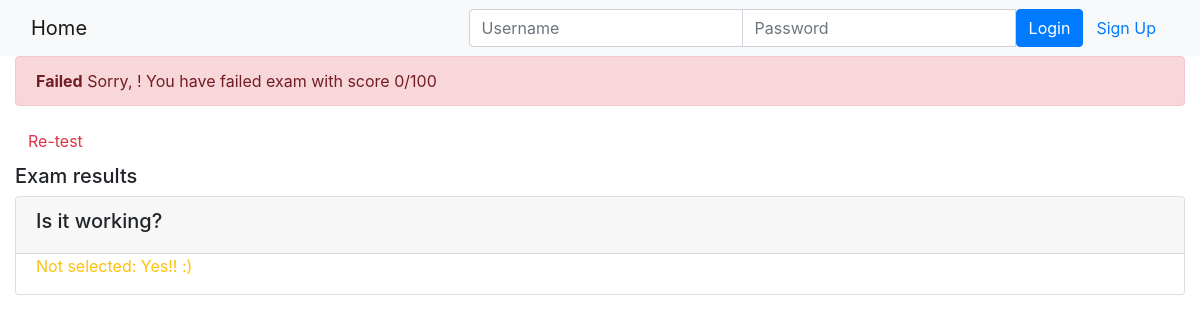
/onlinecourse/course/1/submission/1/result/, run on an earlier commit of the app's database.
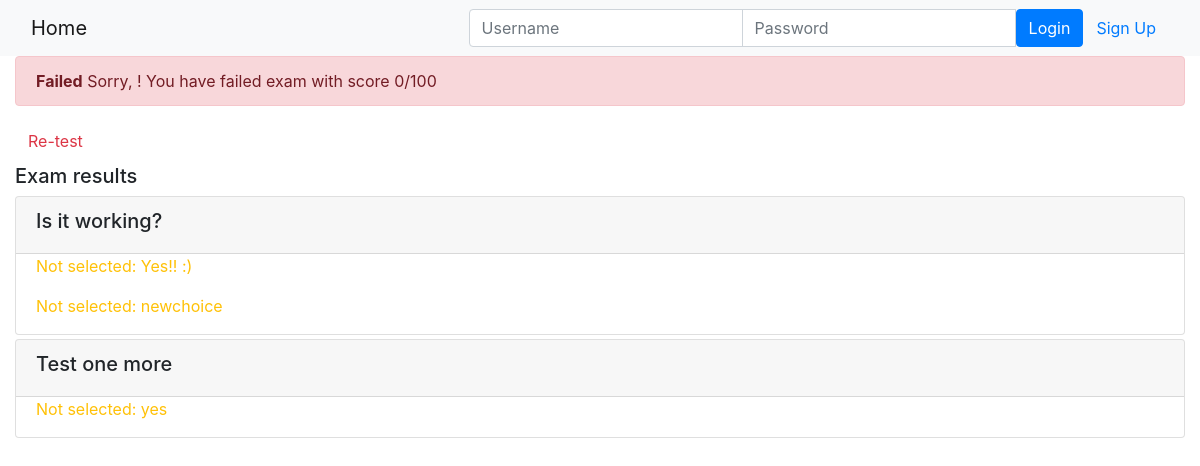
And on a later commit of the database.
### onlinecourse/models.py (models this page shows, shortened)
class Question(models.Model):
    lessons = models.ForeignKey(Course, on_delete=models.CASCADE, null=True)
    grade = models.IntegerField(default=0)
    question_text = models.TextField(max_length=300)

class Choice(models.Model):
    questions = models.ForeignKey(Question, on_delete=models.CASCADE, null=True)
    choice_text = models.TextField(max_length=300)
    is_correct = models.BooleanField(default=False)
    courses = models.ForeignKey(Course, on_delete=models.CASCADE, null=True)

### onlinecourse/views.py (the view)
# urls.py: path('course/<int:course_id>/submission/<int:submission_id>/result/', views.show_exam_result, name='show_exam_result'),
def show_exam_result(request, course_id, submission_id):
    context = {}
    course = Course.objects.get(id=course_id)
    submission = Submission.objects.get(id=submission_id)
    choices = submission.choices.all()
    total_score = 0
    for choice in choices:
        if choice.is_correct:
            total_score += choice.questions.grade
    total_score = max(total_score, 0)
    context["course"] = course
    context["submission"] = submission
    context["grade"] = total_score
    print(context)
    return render(request, 'onlinecourse/exam_result_bootstrap.html', context)

### onlinecourse/models.py (called while the page is built)
    def __str__(self):
        return "Name: " + self.name + "," + \
               "Description: " + self.description

### onlinecourse/templates/onlinecourse/exam_result_bootstrap.html (shortened to what this page needs)
<!DOCTYPE html>
<html lang="en">
<head>
    {% load static %}
    <link rel="stylesheet" href="https://maxcdn.bootstrapcdn.com/bootstrap/4.5.2/css/bootstrap.min.css">
</head>
<body>
 <nav class="navbar navbar-light bg-light">
    <div class="container-fluid">
        <div class="navbar-header">
              <a class="navbar-brand" href="{% url 'onlinecourse:index' %}">Home</a>
        </div>
        <ul class="nav navbar-nav navbar-right">
            {% if user.is_authenticated %}
            <li>
                <a class="btn btn-link" href="#">{{ user.first_name }}({{ user.username }})</a>
                <a class="btn btn-link" href="{% url 'onlinecourse:logout' %}">Logout</a>
            </li>
            {% else %}
            <li>
                <form class="form-inline" action="{% url 'onlinecourse:login' %}" method="post">
                    <div class="input-group">
                        <input type="text" class="form-control" placeholder="Username" name="username" >
                        <input type="password" class="form-control" placeholder="Password" name="psw" >
                        <button class="btn btn-primary" type="submit">Login</button>
                        <a class="btn btn-link" href="{% url 'onlinecourse:registration' %}">Sign Up</a>
                    </div>
                </form>
            </li>
            {% endif %}
        </ul>
    </div>
</nav>
<div class="container-fluid">
    {% if grade > 80 %}
        <div class="alert alert-success">
            <b>Congratulation, {{user.username}}!</b> You have passed the exam and completed the course with {{grade}}/100
        </div>
    {% else %}
        <div class="alert alert-danger">
            <b>Failed</b> Sorry, {{user.username}}! You have failed exam with score {{grade}}/100
        </div>
        <a class="btn btn-link text-danger" href="{% url 'onlinecourse:course_details' course.id %}">Re-test</a>
    {% endif %}
        <div class="card-columns-vertical mt-1">
        <h5 class="">Exam results</h5>
            <form id="questions" >
                    {% for question in course.question_set.all %}
                        <div class="card mt-1">
                            <div class="card-header">
                                <h5>{{question.question_text}}</h5>
                            </div>
                            <div class="for-group">
                                {% for choice in question.choice_set.all %}
                                    {% if choice.is_correct and choice not in submission.choices.all %}
                                        <div class="form-check">
                                            <label class="form-check-label">
                                                <p type="text" class="text-warning" id="{{choice.id}}" >
                                                    Not selected: {{choice.choice_text}}
                                                </p>
                                            </label>
                                        </div>
                                    {% endif %}
                                {% endfor %}
                            </div>
                        </div>
                    {% endfor %}
            </form>
        </div>
    </div>
</body>
</html>

What changed in the data, as far as the page shows it:
added Choice: choice_text "newchoice", shown under Question "Is it working?"
added Question: question_text "Test one more"
added Choice: choice_text "yes", shown under "Test one more"
